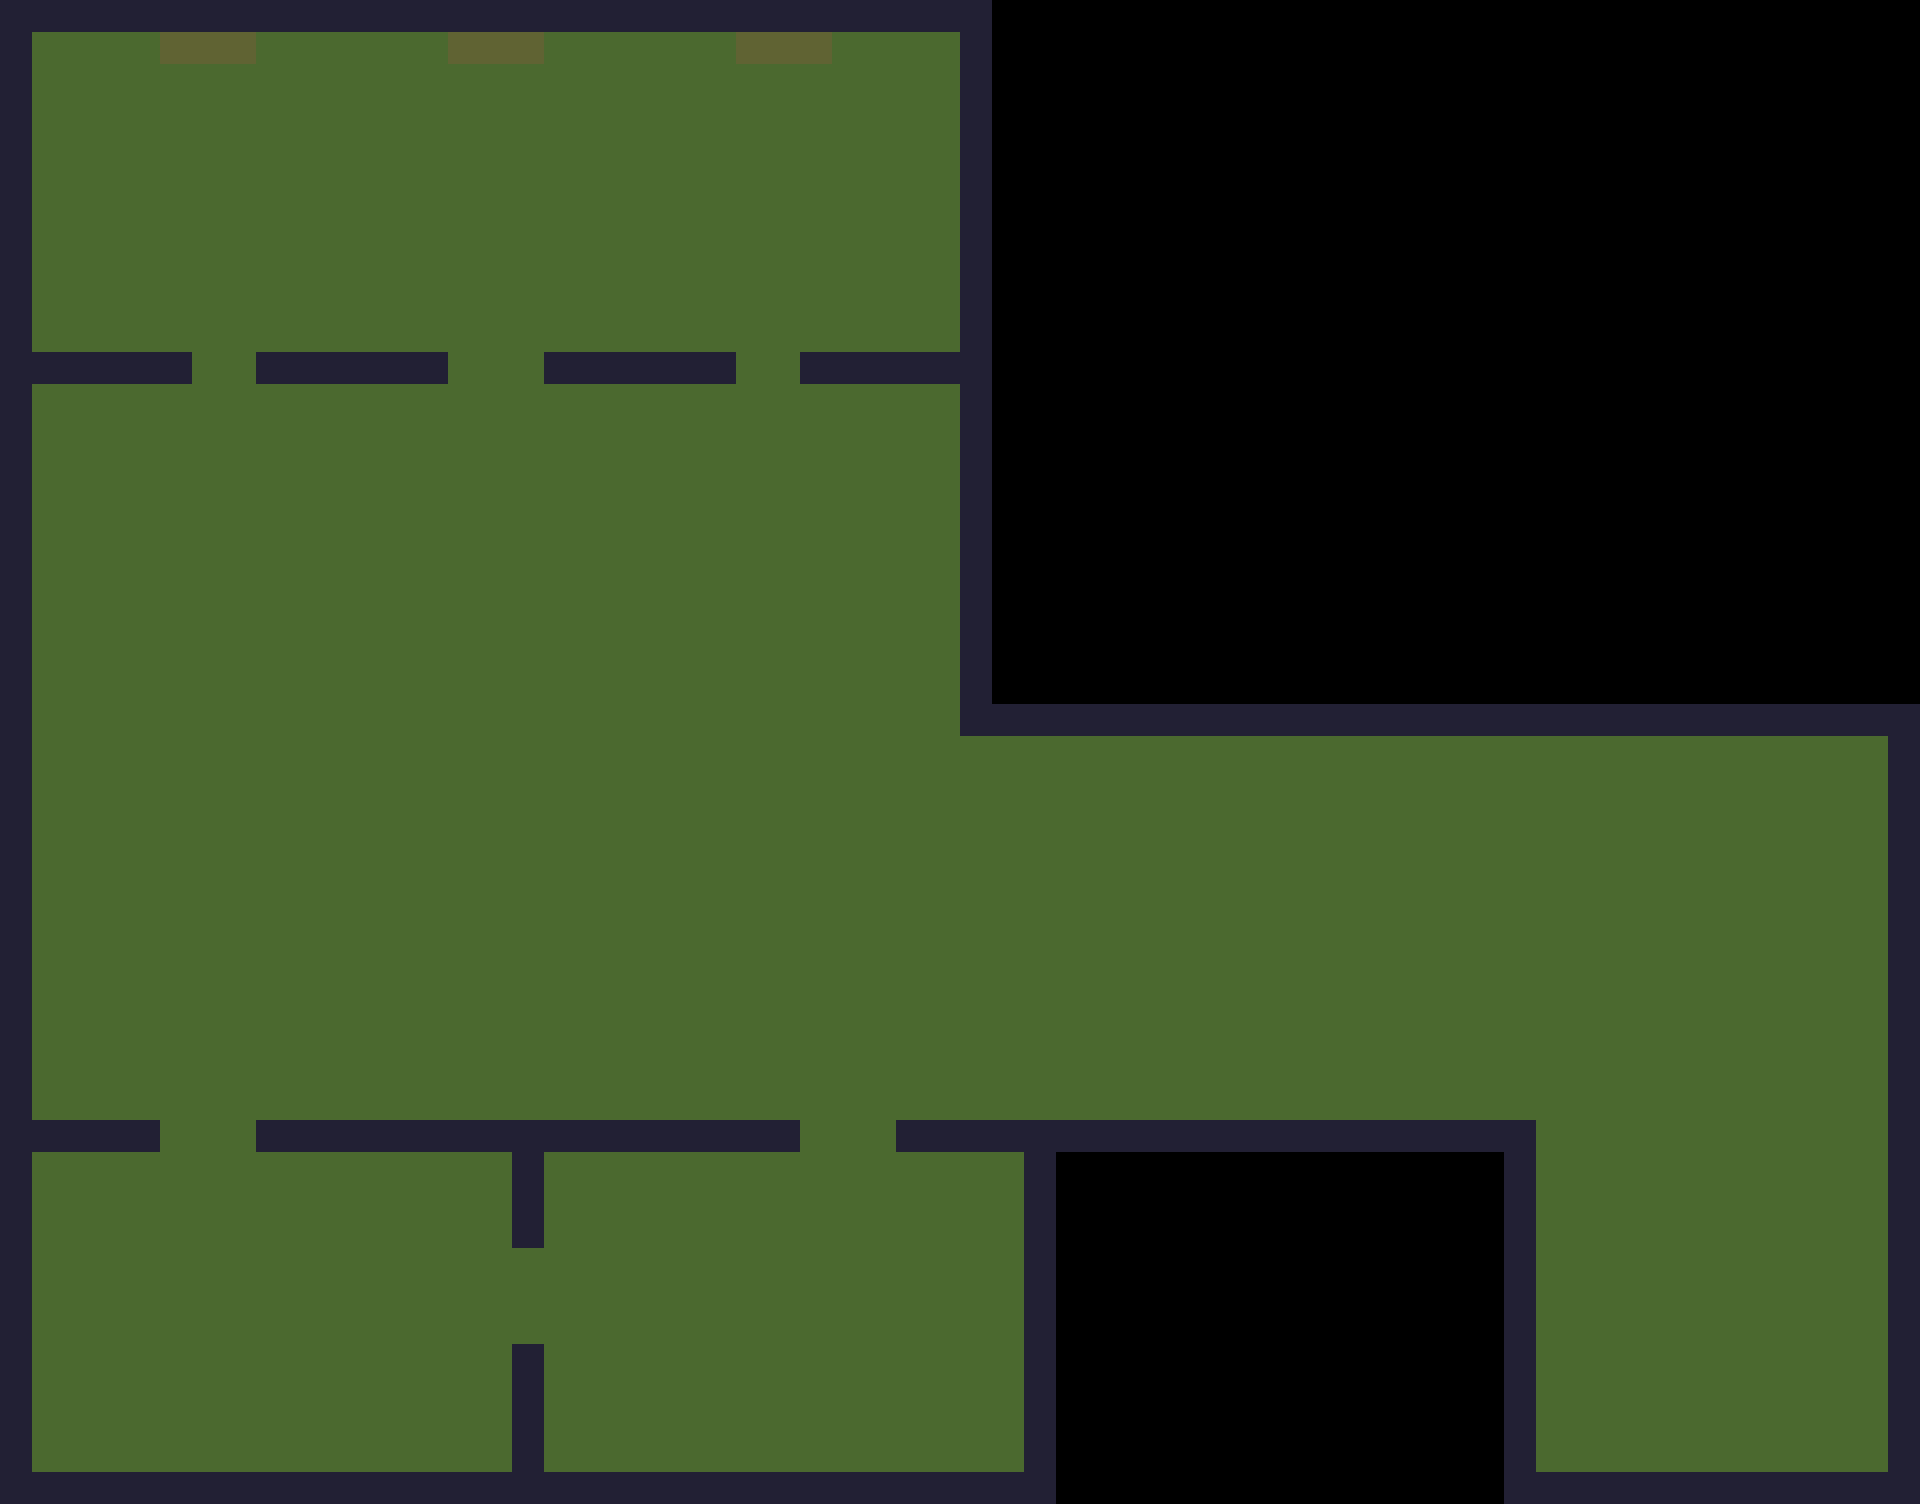

This game map was drawn from its Tiled (.tmx) file and the tilesets committed beside it. A one-line description and the trimmed map source follow:
An orthogonal 60x47 tile map with 32x32 px tiles, 3 tile layers (Tile Layer 1, Tile Layer 3, Tile Layer 2), 2 tilesets.

<map version="1.4" tiledversion="1.4.3" orientation="orthogonal" renderorder="right-down" width="60" height="47" tilewidth="32" tileheight="32" infinite="0" nextlayerid="4" nextobjectid="1">
 <tileset firstgid="1" source="../../tilesets/Gather Swatches 1.x.tsx" />
 <tileset firstgid="201" source="../../tilesets/Gather Avatars 1.x.tsx" />
 <layer id="1" name="Tile Layer 1" width="60" height="47">
  <data>[2820 cells, 1900 non-empty, 1 distinct tile ids]</data>
 </layer>
 <layer id="3" name="Tile Layer 3" width="60" height="47">
  <data>[2820 cells, 295 non-empty, 2 distinct tile ids]</data>
 </layer>
 <layer id="2" name="Tile Layer 2" width="60" height="47">
  <data>[2820 cells, 0 non-empty, 0 distinct tile ids]</data>
 </layer>
</map>
